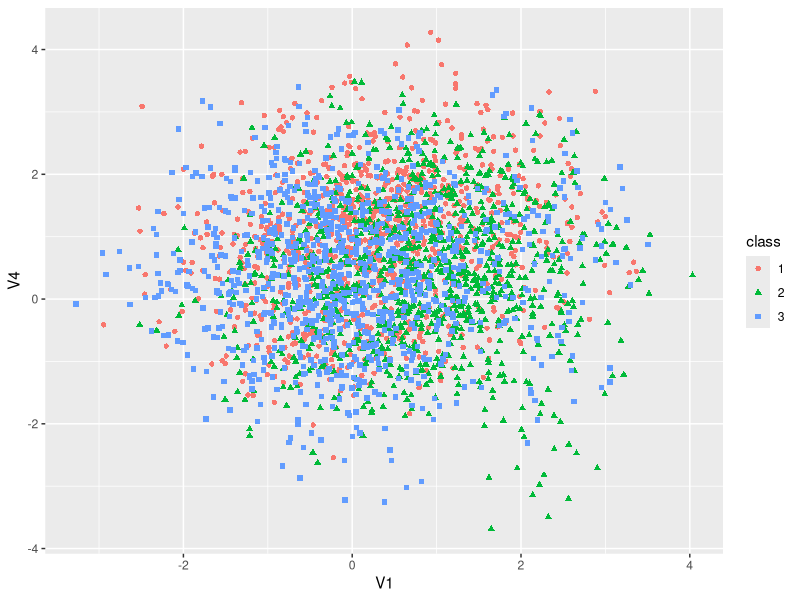
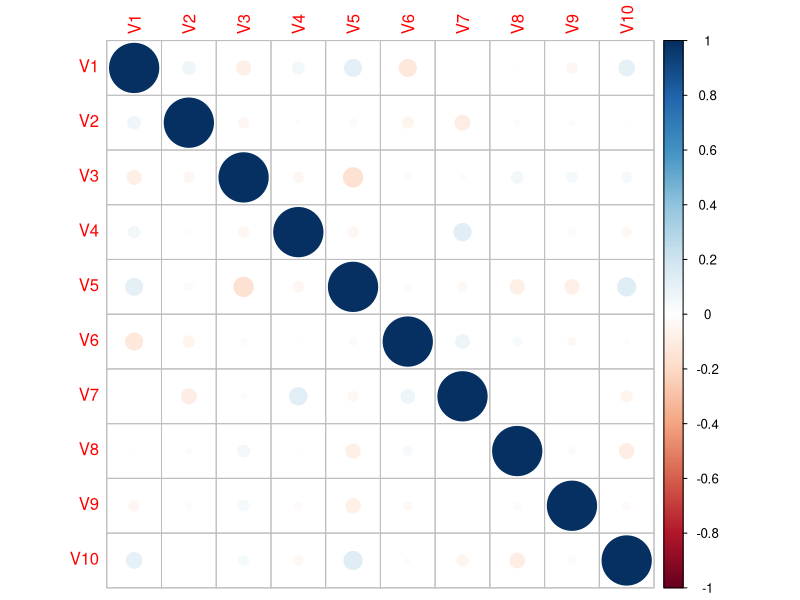

Reproduce these figures in R, in order. (Note: this script raises an error after producing the figures.)
################################################################################
# Load library
################################################################################
library(MASS) #mvrnorm
library(ggplot2) #plot
library(corrplot) #corrplot
library(caret)

set.seed(1)
################################################################################
# Simulate data
################################################################################
# D : number of input variables
# C : number of output classes
# N : number of observations
gen_data <- function(D, C, N){
  # Means and covariance
  n_mu <-  D*10 #number of means needs to be drawed
  sigma <- diag(D) #set covariance matrix as the I matrix
  sigma_scale <- 5 #the scale between the sigma of the class mean dist and the sigma of the obs dist
  
  dt <- data.frame()
  for (c in 1:C){
    #randomly draw a mean vector for the class mean
    # mu <- rbinom (D, size = 1, prob = 0.5)
    mu <- runif(D, 0, 1)
    
    #randomly generate class means from a Gaussian distribution with the generated mean vector
    class_means <- mvrnorm(n = n_mu, mu = mu, Sigma = sigma)
    
    # After getting class means, randomly pick them N (number of obs) with replacement
    sample_idx <- sample(1:n_mu, size = N, replace = T)
    sample_means <- class_means[sample_idx, ]
    
    # For N means, generate N observations
    obs <- t(apply(sample_means, 1,
                   function(x) mvrnorm(n = 1, mu = x, Sigma = sigma/sigma_scale)))
    
    # Put them in the data frame
    class <- c
    obs <- cbind(obs, class)
    obs <- as.data.frame(obs)
    dt <- rbind(dt, obs)
  }
  return (dt)
}
# Define variables
D <- 15 #number of input variables
C <- 3 #number of output classes
N <- 1000 #number of observations

dt <- gen_data(D, C, N)
dt$class <- as.factor(dt$class)

# Plot
ggplot(data = dt, mapping = aes(x = V1, y = V4, colour = class, shape = class)) +
  geom_point(size = 1.5)

# Correlation plots
correlations <- cor(dt[,1:10], dt[,1:10])
corrplot(correlations)

################################################################################
# Try to model with NN
################################################################################
dt$class <- factor(dt$class, labels = make.names(unique(dt$class)))

# Split data
in_training <- createDataPartition(dt$class, p = .75, list = FALSE)
training <- dt[in_training,]
testing  <- dt[-in_training,]

# Train control
fit_control <- trainControl(method = "cv", number = 10,
                            classProbs = T, savePredictions = T)

# Model of NN
nn_grid <-  expand.grid(size = c(10, 20, 1))
nn_fit <- train(class ~ ., 
                data = training,
                method = "mlp",
                tuneGrid = nn_grid,
                trControl = fit_control, tuneLength = 10)
plot(nn_fit)
